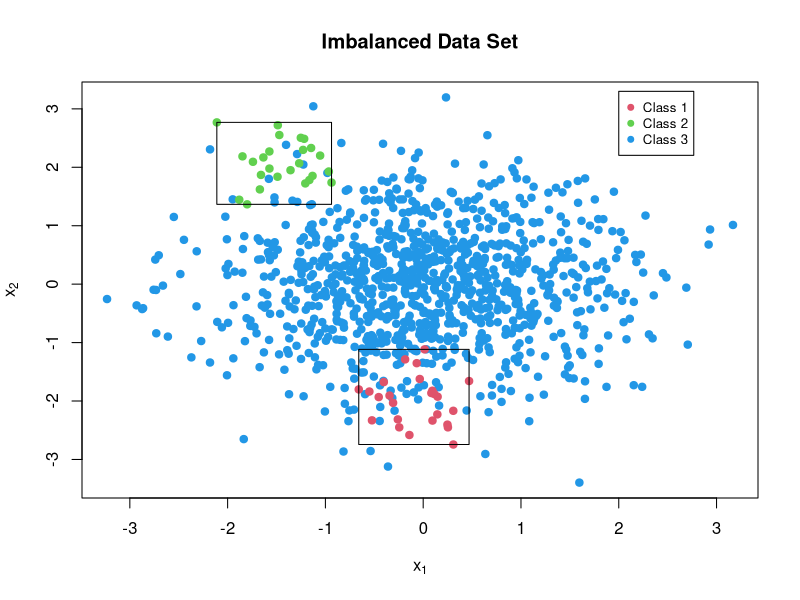

Generate this figure with R:
library(mvtnorm)
library(ggplot2)


setwd("figure_man/")


# Imbalanced Data Prediction 3 classes (Constant Model vs. Decision Tree)

set.seed(1234)

setwd("figure_man/")
targetfile=paste("three_classes",".pdf",sep="")


pdf(targetfile,width=6,height=6)
cex_const=1


set.seed(1234)

n = 1000

x = rmvnorm(n,mean=c(0,0),sigma = diag(2))

X=x

plot(x[,1],x[,2],pch=19,col=4,xlab=expression(x[1]),ylab=expression(x[2]),cex.lab=cex_const,main="Imbalanced Data Set")


n = 25

x = rmvnorm(n,mean=c(0,-2),sigma = 0.1*diag(2))

xleft   = min(x[,1])
xright  = max(x[,1])
ybottom = min(x[,2])
ytop    = max(x[,2])

X=rbind(X,x)

points(x[,1],x[,2],pch=19,col=2,cex.lab=cex_const)
rect(xleft=xleft,xright = xright,ybottom = ybottom,ytop = ytop)


n = 25

x = rmvnorm(n,mean=c(-1.5,2),sigma = 0.1*diag(2))


xleft_2   = min(x[,1])
xright_2  = max(x[,1])
ybottom_2 = min(x[,2])
ytop_2    = max(x[,2])


points(x[,1],x[,2],pch=19,col=3,cex.lab=cex_const)
rect(xleft=xleft_2,xright = xright_2,ybottom = ybottom_2,ytop = ytop_2)


legend(2, 3.3, legend=c("Class 1","Class 2","Class 3"),
       col=c(2, 3,  4), pch=c(19,19,19), cex=0.8)


X=rbind(X,x)

dev.off()


dec_tree <- function(x,x1_range,x2_range,x1_range_2,x2_range_2){
  if(( x1_range[1] <= x[1]) *( x[1]<= x1_range[2])*( x2_range[1] <= x[2])*( x[2] <= x2_range[2]) ==1){
    return (2)
  }
  if(( x1_range_2[1] <= x[1]) *( x[1]<= x1_range_2[2])*( x2_range_2[1] <= x[2])*( x[2] <= x2_range_2[2]) ==1){
    return (3)
  }
  return (1)
}



# Accuracy calculations

y = apply(X = X, 1, dec_tree, x1_range=c(xleft,xright),x2_range=c(ybottom ,ytop), x1_range_2=c(xleft_2,xright_2),x2_range_2=c(ybottom_2 ,ytop_2) )

y_true = c(rep(1,1000),rep(2,25),rep(3,25))


# accuracy decision tree
sum(y==y_true)/length(y)
# accuracy naive majority predictor
1000/1050


tp = sum(y[1001:1025]==1)
tn = sum(y[1:1000]==-1)
fp = sum(y[1:1000]==1)
fn = sum(y[1001:1025]==-1)

# accuracy
(tp + tn)/(tp+tn+fp+fn)
# recall
ppv = tp/(tp+fp)
ppv
# precision/ true positive rate
tpr = tp/(tp+fn)
tpr

# true negative rate
tnr = tn/(tn+fp)
tnr

#install.packages("psych") 
library("psych")


# F1 measure
harmonic.mean(x=c(ppv,tpr))

# G score
geometric.mean(x=c(ppv,tpr))

# G mean
geometric.mean(x=c(tpr,tnr))

# BAC
mean(c(tpr,tnr))
